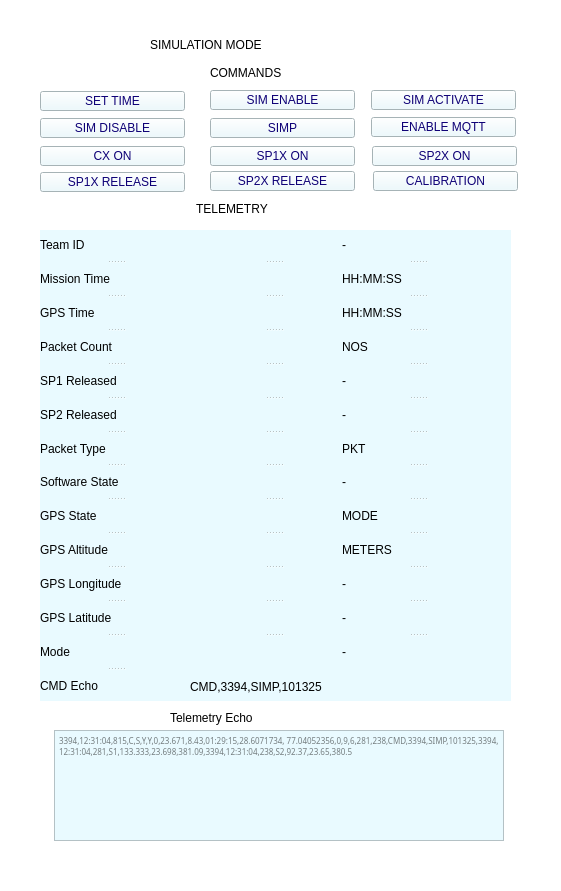
     <widget class="QWidget" name="P1Container" native="true">
      <property name="geometry">
       <rect>
        <x>1360</x>
        <y>130</y>
        <width>561</width>
        <height>891</height>
       </rect>
      </property>
      <property name="styleSheet">
       <string notr="true">image: url(:/Images/Images/border1-02.png);
background-color: transparent;</string>
      </property>
      <widget class="QLabel" name="CommandHeader">
       <property name="geometry">
        <rect>
         <x>210</x>
         <y>58</y>
         <width>211</width>
         <height>30</height>
        </rect>
       </property>
       <property name="styleSheet">
        <string notr="true">image: null;
background-color: transparent;
font: 87 12pt &quot;Roboto Slab Black&quot;;</string>
       </property>
       <property name="text">
        <string>COMMANDS</string>
       </property>
      </widget>
      <widget class="QPushButton" name="SIMACTIVATE">
       <property name="geometry">
        <rect>
         <x>371</x>
         <y>90</y>
         <width>145</width>
         <height>20</height>
        </rect>
       </property>
       <property name="styleSheet">
        <string notr="true">image: null;
background-color: rgb(233, 250, 255);
font: 87 9pt &quot;Roboto Slab Black&quot;;
/*color: rgb(132, 18, 20);*/
color:rgb(14, 0, 118);
border-width: 10px;</string>
       </property>
       <property name="text">
        <string>SIM ACTIVATE</string>
       </property>
      </widget>
      <widget class="QPushButton" name="SETTIME">
       <property name="geometry">
        <rect>
         <x>40</x>
         <y>91</y>
         <width>145</width>
         <height>20</height>
        </rect>
       </property>
       <property name="palette">
        <palette>
         <active>
          <colorrole role="WindowText">
           <brush brushstyle="SolidPattern">
            <color alpha="255">
             <red>14</red>
             <green>0</green>
             <blue>118</blue>
            </color>
           </brush>
          </colorrole>
          <colorrole role="Button">
           <brush brushstyle="SolidPattern">
            <color alpha="255">
             <red>233</red>
             <green>250</green>
             <blue>255</blue>
            </color>
           </brush>
          </colorrole>
          <colorrole role="Text">
           <brush brushstyle="SolidPattern">
            <color alpha="255">
             <red>14</red>
             <green>0</green>
             <blue>118</blue>
            </color>
           </brush>
          </colorrole>
          <colorrole role="ButtonText">
           <brush brushstyle="SolidPattern">
            <color alpha="255">
             <red>14</red>
             <green>0</green>
             <blue>118</blue>
            </color>
           </brush>
          </colorrole>
          <colorrole role="Base">
           <brush brushstyle="SolidPattern">
            <color alpha="255">
             <red>233</red>
             <green>250</green>
             <blue>255</blue>
            </color>
           </brush>
          </colorrole>
          <colorrole role="Window">
           <brush brushstyle="SolidPattern">
            <color alpha="255">
             <red>233</red>
             <green>250</green>
             <blue>255</blue>
            </color>
           </brush>
          </colorrole>
          <colorrole role="PlaceholderText">
           <brush brushstyle="NoBrush">
            <color alpha="128">
             <red>14</red>
             <green>0</green>
             <blue>118</blue>
            </color>
           </brush>
          </colorrole>
         </active>
         <inactive>
          <colorrole role="WindowText">
           <brush brushstyle="SolidPattern">
            <color alpha="255">
             <red>14</red>
             <green>0</green>
             <blue>118</blue>
            </color>
           </brush>
          </colorrole>
          <colorrole role="Button">
           <brush brushstyle="SolidPattern">
            <color alpha="255">
             <red>233</red>
             <green>250</green>
             <blue>255</blue>
            </color>
           </brush>
          </colorrole>
          <colorrole role="Text">
           <brush brushstyle="SolidPattern">
            <color alpha="255">
             <red>14</red>
             <green>0</green>
             <blue>118</blue>
            </color>
           </brush>
          </colorrole>
          <colorrole role="ButtonText">
           <brush brushstyle="SolidPattern">
            <color alpha="255">
             <red>14</red>
             <green>0</green>
             <blue>118</blue>
            </color>
           </brush>
          </colorrole>
          <colorrole role="Base">
           <brush brushstyle="SolidPattern">
            <color alpha="255">
             <red>233</red>
             <green>250</green>
             <blue>255</blue>
            </color>
           </brush>
          </colorrole>
          <colorrole role="Window">
           <brush brushstyle="SolidPattern">
            <color alpha="255">
             <red>233</red>
             <green>250</green>
             <blue>255</blue>
            </color>
           </brush>
          </colorrole>
          <colorrole role="PlaceholderText">
           <brush brushstyle="NoBrush">
            <color alpha="128">
             <red>14</red>
             <green>0</green>
             <blue>118</blue>
            </color>
           </brush>
          </colorrole>
         </inactive>
         <disabled>
          <colorrole role="WindowText">
           <brush brushstyle="SolidPattern">
            <color alpha="255">
             <red>14</red>
             <green>0</green>
             <blue>118</blue>
            </color>
           </brush>
          </colorrole>
          <colorrole role="Button">
           <brush brushstyle="SolidPattern">
            <color alpha="255">
             <red>233</red>
             <green>250</green>
             <blue>255</blue>
            </color>
           </brush>
          </colorrole>
          <colorrole role="Text">
           <brush brushstyle="SolidPattern">
            <color alpha="255">
             <red>14</red>
             <green>0</green>
             <blue>118</blue>
            </color>
           </brush>
          </colorrole>
          <colorrole role="ButtonText">
           <brush brushstyle="SolidPattern">
            <color alpha="255">
             <red>14</red>
             <green>0</green>
             <blue>118</blue>
            </color>
           </brush>
          </colorrole>
          <colorrole role="Base">
           <brush brushstyle="SolidPattern">
            <color alpha="255">
             <red>233</red>
             <green>250</green>
             <blue>255</blue>
            </color>
           </brush>
          </colorrole>
          <colorrole role="Window">
           <brush brushstyle="SolidPattern">
            <color alpha="255">
             <red>233</red>
             <green>250</green>
             <blue>255</blue>
            </color>
           </brush>
          </colorrole>
          <colorrole role="PlaceholderText">
           <brush brushstyle="NoBrush">
            <color alpha="128">
             <red>14</red>
             <green>0</green>
             <blue>118</blue>
            </color>
           </brush>
          </colorrole>
         </disabled>
        </palette>
       </property>
       <property name="styleSheet">
        <string notr="true">image: null;
background-color: rgb(233, 250, 255);
font: 87 9pt &quot;Roboto Slab Black&quot;;
/*color: rgb(132, 18, 20);*/
color:rgb(14, 0, 118);
border-width: 10px;</string>
       </property>
       <property name="text">
        <string>SET TIME</string>
       </property>
       <property name="autoDefault">
        <bool>false</bool>
       </property>
       <property name="default">
        <bool>false</bool>
       </property>
       <property name="flat">
        <bool>false</bool>
       </property>
      </widget>
      <widget class="QPushButton" name="SP1X">
       <property name="geometry">
        <rect>
         <x>210</x>
         <y>146</y>
         <width>145</width>
         <height>20</height>
        </rect>
       </property>
       <property name="styleSheet">
        <string notr="true">image: null;
background-color: rgb(233, 250, 255);
font: 87 9pt &quot;Roboto Slab Black&quot;;
/*color: rgb(132, 18, 20);*/
color:rgb(14, 0, 118);
border-width: 10px;</string>
       </property>
       <property name="text">
        <string>SP1X ON</string>
       </property>
      </widget>
      <widget class="QPushButton" name="SIMENABLE">
       <property name="geometry">
        <rect>
         <x>210</x>
         <y>90</y>
         <width>145</width>
         <height>20</height>
        </rect>
       </property>
       <property name="styleSheet">
        <string notr="true">image: null;
background-color: rgb(233, 250, 255);
font: 87 9pt &quot;Roboto Slab Black&quot;;
/*color: rgb(132, 18, 20);*/
color:rgb(14, 0, 118);
border-width: 10px;</string>
       </property>
       <property name="text">
        <string>SIM ENABLE</string>
       </property>
      </widget>
      <widget class="QPushButton" name="SIMDISABLE">
       <property name="geometry">
        <rect>
         <x>40</x>
         <y>118</y>
         <width>145</width>
         <height>20</height>
        </rect>
       </property>
       <property name="styleSheet">
        <string notr="true">image: null;
background-color: rgb(233, 250, 255);
font: 87 9pt &quot;Roboto Slab Black&quot;;
/*color: rgb(132, 18, 20);*/
color:rgb(14, 0, 118);
border-width: 10px;</string>
       </property>
       <property name="text">
        <string>SIM DISABLE</string>
       </property>
      </widget>
      <widget class="QPushButton" name="SIMP">
       <property name="geometry">
        <rect>
         <x>210</x>
         <y>118</y>
         <width>145</width>
         <height>20</height>
        </rect>
       </property>
       <property name="styleSheet">
        <string notr="true">image: null;
background-color: rgb(233, 250, 255);
font: 87 9pt &quot;Roboto Slab Black&quot;;
/*color: rgb(132, 18, 20);*/
color:rgb(14, 0, 118);
border-width: 10px;</string>
       </property>
       <property name="text">
        <string>SIMP</string>
       </property>
      </widget>
      <widget class="QPushButton" name="CX">
       <property name="geometry">
        <rect>
         <x>40</x>
         <y>146</y>
         <width>145</width>
         <height>20</height>
        </rect>
       </property>
       <property name="styleSheet">
        <string notr="true">image: null;
background-color: rgb(233, 250, 255);
font: 87 9pt &quot;Roboto Slab Black&quot;;
/*color: rgb(132, 18, 20);*/
color:rgb(14, 0, 118);
border-width: 10px;</string>
       </property>
       <property name="text">
        <string>CX ON</string>
       </property>
      </widget>
      <widget class="QPushButton" name="MQTT">
       <property name="geometry">
        <rect>
         <x>371</x>
         <y>117</y>
         <width>145</width>
         <height>20</height>
        </rect>
       </property>
       <property name="styleSheet">
        <string notr="true">image: null;
background-color: rgb(233, 250, 255);
font: 87 9pt &quot;Roboto Slab Black&quot;;
/*color: rgb(132, 18, 20);*/
color:rgb(14, 0, 118);
border-width: 10px;</string>
       </property>
       <property name="text">
        <string>ENABLE MQTT</string>
       </property>
      </widget>
      <widget class="QWidget" name="TelemetryContainer" native="true">
       <property name="geometry">
        <rect>
         <x>40</x>
         <y>230</y>
         <width>471</width>
         <height>471</height>
        </rect>
       </property>
       <property name="styleSheet">
        <string notr="true">image: null;
background-color: rgb(233, 250, 255);</string>
       </property>
       <widget class="QSplitter" name="splitter">
        <property name="geometry">
         <rect>
          <x>0</x>
          <y>0</y>
          <width>151</width>
          <height>471</height>
         </rect>
        </property>
        <property name="orientation">
         <enum>Qt::Vertical</enum>
        </property>
        <widget class="QLabel" name="teamID">
         <property name="text">
          <string>Team ID</string>
         </property>
        </widget>
        <widget class="QLabel" name="missionTime">
         <property name="text">
          <string>Mission Time</string>
         </property>
        </widget>
        <widget class="QLabel" name="gpsTime">
         <property name="text">
          <string>GPS Time</string>
         </property>
        </widget>
        <widget class="QLabel" name="packetCount">
         <property name="text">
          <string>Packet Count</string>
         </property>
        </widget>
        <widget class="QLabel" name="sp1Released">
         <property name="text">
          <string>SP1 Released</string>
         </property>
        </widget>
        <widget class="QLabel" name="sp2Released">
         <property name="text">
          <string>SP2 Released</string>
         </property>
        </widget>
        <widget class="QLabel" name="packetType">
         <property name="text">
          <string>Packet Type</string>
         </property>
        </widget>
        <widget class="QLabel" name="softwareState">
         <property name="text">
          <string>Software State</string>
         </property>
        </widget>
        <widget class="QLabel" name="gpsState">
         <property name="text">
          <string>GPS State</string>
         </property>
        </widget>
        <widget class="QLabel" name="gpsAltitude">
         <property name="text">
          <string>GPS Altitude</string>
         </property>
        </widget>
        <widget class="QLabel" name="gpsLongitude">
         <property name="text">
          <string>GPS Longitude</string>
         </property>
        </widget>
        <widget class="QLabel" name="gpsLatitude">
         <property name="text">
          <string>GPS Latitude</string>
         </property>
        </widget>
        <widget class="QLabel" name="Mode">
         <property name="text">
          <string>Mode</string>
         </property>
        </widget>
        <widget class="QLabel" name="cmdEcho">
         <property name="text">
          <string>CMD Echo</string>
         </property>
        </widget>
       </widget>
       <widget class="QSplitter" name="splitter_2">
        <property name="geometry">
         <rect>
          <x>158</x>
          <y>0</y>
          <width>151</width>
          <height>437</height>
         </rect>
        </property>
        <property name="orientation">
         <enum>Qt::Vertical</enum>
        </property>
        <widget class="QLabel" name="teamIDval">
         <property name="text">
          <string/>
         </property>
        </widget>
        <widget class="QLabel" name="missionTimeval">
         <property name="text">
          <string/>
         </property>
        </widget>
        <widget class="QLabel" name="gpsTimeval">
         <property name="text">
          <string/>
         </property>
        </widget>
        <widget class="QLabel" name="packetCountval">
         <property name="text">
          <string/>
         </property>
        </widget>
        <widget class="QLabel" name="sp1Releasedval">
         <property name="text">
          <string/>
         </property>
        </widget>
        <widget class="QLabel" name="sp2Releasedval">
         <property name="text">
          <string/>
         </property>
        </widget>
        <widget class="QLabel" name="packetTypeval">
         <property name="text">
          <string/>
         </property>
        </widget>
        <widget class="QLabel" name="softwareStateval">
         <property name="text">
          <string/>
         </property>
        </widget>
        <widget class="QLabel" name="gpsStateval">
         <property name="text">
          <string/>
         </property>
        </widget>
        <widget class="QLabel" name="gpsAltitudeval">
         <property name="text">
          <string/>
         </property>
        </widget>
        <widget class="QLabel" name="gpsLongitudeval">
         <property name="text">
          <string/>
         </property>
        </widget>
        <widget class="QLabel" name="gpsLatitudeval">
         <property name="text">
          <string/>
         </property>
        </widget>
        <widget class="QLabel" name="modeval">
         <property name="text">
          <string/>
         </property>
        </widget>
       </widget>
       <widget class="QSplitter" name="splitter_3">
        <property name="geometry">
         <rect>
          <x>302</x>
          <y>0</y>
          <width>152</width>
          <height>437</height>
         </rect>
        </property>
        <property name="orientation">
         <enum>Qt::Vertical</enum>
        </property>
        <widget class="QLabel" name="teamIDunit">
         <property name="text">
          <string>-</string>
         </property>
        </widget>
        <widget class="QLabel" name="missionTimeunit">
         <property name="text">
          <string>HH:MM:SS</string>
         </property>
        </widget>
        <widget class="QLabel" name="gpsTimeunit">
         <property name="text">
          <string>HH:MM:SS</string>
         </property>
        </widget>
        <widget class="QLabel" name="packetCountunit">
         <property name="text">
          <string>NOS</string>
         </property>
        </widget>
        <widget class="QLabel" name="sp1Releasedunit">
         <property name="text">
          <string>-</string>
         </property>
        </widget>
        <widget class="QLabel" name="sp2ReleasedUnit">
         <property name="text">
          <string>-</string>
         </property>
        </widget>
        <widget class="QLabel" name="packetTypeunit">
         <property name="text">
          <string>PKT</string>
         </property>
        </widget>
        <widget class="QLabel" name="softwareStateunit">
         <property name="text">
          <string>-</string>
         </property>
        </widget>
        <widget class="QLabel" name="gpsStateunit">
         <property name="text">
          <string>MODE</string>
         </property>
        </widget>
        <widget class="QLabel" name="gpsAltitudeunit">
         <property name="text">
          <string>METERS</string>
         </property>
        </widget>
        <widget class="QLabel" name="gpsLongitudeunit">
         <property name="text">
          <string>-</string>
         </property>
        </widget>
        <widget class="QLabel" name="gpsLatitudeunit">
         <property name="text">
          <string>-</string>
         </property>
        </widget>
        <widget class="QLabel" name="modeunit">
         <property name="text">
          <string>-</string>
         </property>
        </widget>
       </widget>
       <widget class="QLabel" name="cmdEchoval">
        <property name="geometry">
         <rect>
          <x>150</x>
          <y>442</y>
          <width>311</width>
          <height>30</height>
         </rect>
        </property>
        <property name="text">
         <string>CMD,3394,SIMP,101325</string>
        </property>
       </widget>
      </widget>
      <widget class="QLabel" name="TelemetryHeader">
       <property name="geometry">
        <rect>
         <x>196</x>
         <y>189</y>
         <width>211</width>
         <height>40</height>
        </rect>
       </property>
       <property name="styleSheet">
        <string notr="true">image: null;
background-color: transparent;
font: 87 12pt &quot;Roboto Slab Black&quot;;</string>
       </property>
       <property name="text">
        <string>TELEMETRY</string>
       </property>
      </widget>
      <widget class="QTextEdit" name="telemetryDisplay">
       <property name="geometry">
        <rect>
         <x>54</x>
         <y>730</y>
         <width>450</width>
         <height>111</height>
        </rect>
       </property>
       <property name="font">
        <font>
         <family>Roboto Slab Black</family>
         <pointsize>6</pointsize>
         <weight>10</weight>
         <italic>false</italic>
         <bold>false</bold>
        </font>
       </property>
       <property name="styleSheet">
        <string notr="true">background-color: rgb(233, 250, 255);
font: 87 6pt &quot;Roboto Slab Black&quot;;</string>
       </property>
       <property name="placeholderText">
        <string>3394,12:31:04,815,C,S,Y,Y,0,23.671,8.43,01:29:15,28.6071734, 77.04052356,0,9,6,281,238,CMD,3394,SIMP,101325,3394, 12:31:04,281,S1,133.333,23.698,381.09,3394,12:31:04,238,S2,92.37,23.65,380.5</string>
       </property>
      </widget>
      <widget class="QLabel" name="telemetryEchoHeader">
       <property name="geometry">
        <rect>
         <x>170</x>
         <y>698</y>
         <width>241</width>
         <height>40</height>
        </rect>
       </property>
       <property name="styleSheet">
        <string notr="true">image: null;
background-color: transparent;
font: 87 12pt &quot;Roboto Slab Black&quot;;</string>
       </property>
       <property name="text">
        <string>Telemetry Echo</string>
       </property>
      </widget>
      <widget class="QPushButton" name="SP2X">
       <property name="geometry">
        <rect>
         <x>372</x>
         <y>146</y>
         <width>145</width>
         <height>20</height>
        </rect>
       </property>
       <property name="styleSheet">
        <string notr="true">image: null;
background-color: rgb(233, 250, 255);
font: 87 9pt &quot;Roboto Slab Black&quot;;
/*color: rgb(132, 18, 20);*/
color:rgb(14, 0, 118);
border-width: 10px;</string>
       </property>
       <property name="text">
        <string>SP2X ON</string>
       </property>
      </widget>
      <widget class="QLabel" name="CommandHeader_2">
       <property name="geometry">
        <rect>
         <x>150</x>
         <y>30</y>
         <width>401</width>
         <height>30</height>
        </rect>
       </property>
       <property name="styleSheet">
        <string notr="true">image: null;
background-color: transparent;
font: 87 12pt &quot;Roboto Slab Black&quot;;</string>
       </property>
       <property name="text">
        <string>SIMULATION MODE</string>
       </property>
      </widget>
      <widget class="QPushButton" name="SP1X_Rel">
       <property name="geometry">
        <rect>
         <x>40</x>
         <y>172</y>
         <width>145</width>
         <height>20</height>
        </rect>
       </property>
       <property name="styleSheet">
        <string notr="true">image: null;
background-color: rgb(233, 250, 255);
font: 87 9pt &quot;Roboto Slab Black&quot;;
/*color: rgb(132, 18, 20);*/
color:rgb(14, 0, 118);
border-width: 10px;</string>
       </property>
       <property name="text">
        <string>SP1X RELEASE</string>
       </property>
      </widget>
      <widget class="QPushButton" name="SP2X_Rel">
       <property name="geometry">
        <rect>
         <x>210</x>
         <y>171</y>
         <width>145</width>
         <height>20</height>
        </rect>
       </property>
       <property name="styleSheet">
        <string notr="true">image: null;
background-color: rgb(233, 250, 255);
font: 87 9pt &quot;Roboto Slab Black&quot;;
/*color: rgb(132, 18, 20);*/
color:rgb(14, 0, 118);
border-width: 10px;</string>
       </property>
       <property name="text">
        <string>SP2X RELEASE</string>
       </property>
      </widget>
      <widget class="QPushButton" name="CALIBRATION">
       <property name="geometry">
        <rect>
         <x>373</x>
         <y>171</y>
         <width>145</width>
         <height>20</height>
        </rect>
       </property>
       <property name="styleSheet">
        <string notr="true">image: null;
background-color: rgb(233, 250, 255);
font: 87 9pt &quot;Roboto Slab Black&quot;;
/*color: rgb(132, 18, 20);*/
color:rgb(14, 0, 118);
border-width: 10px;</string>
       </property>
       <property name="text">
        <string>CALIBRATION</string>
       </property>
      </widget>
      <zorder>CommandHeader</zorder>
      <zorder>SIMACTIVATE</zorder>
      <zorder>SETTIME</zorder>
      <zorder>SP1X</zorder>
      <zorder>SIMENABLE</zorder>
      <zorder>SIMDISABLE</zorder>
      <zorder>SIMP</zorder>
      <zorder>CX</zorder>
      <zorder>MQTT</zorder>
      <zorder>TelemetryContainer</zorder>
      <zorder>TelemetryHeader</zorder>
      <zorder>telemetryEchoHeader</zorder>
      <zorder>SP2X</zorder>
      <zorder>telemetryDisplay</zorder>
      <zorder>CommandHeader_2</zorder>
      <zorder>SP1X_Rel</zorder>
      <zorder>SP2X_Rel</zorder>
      <zorder>CALIBRATION</zorder>
     </widget>
